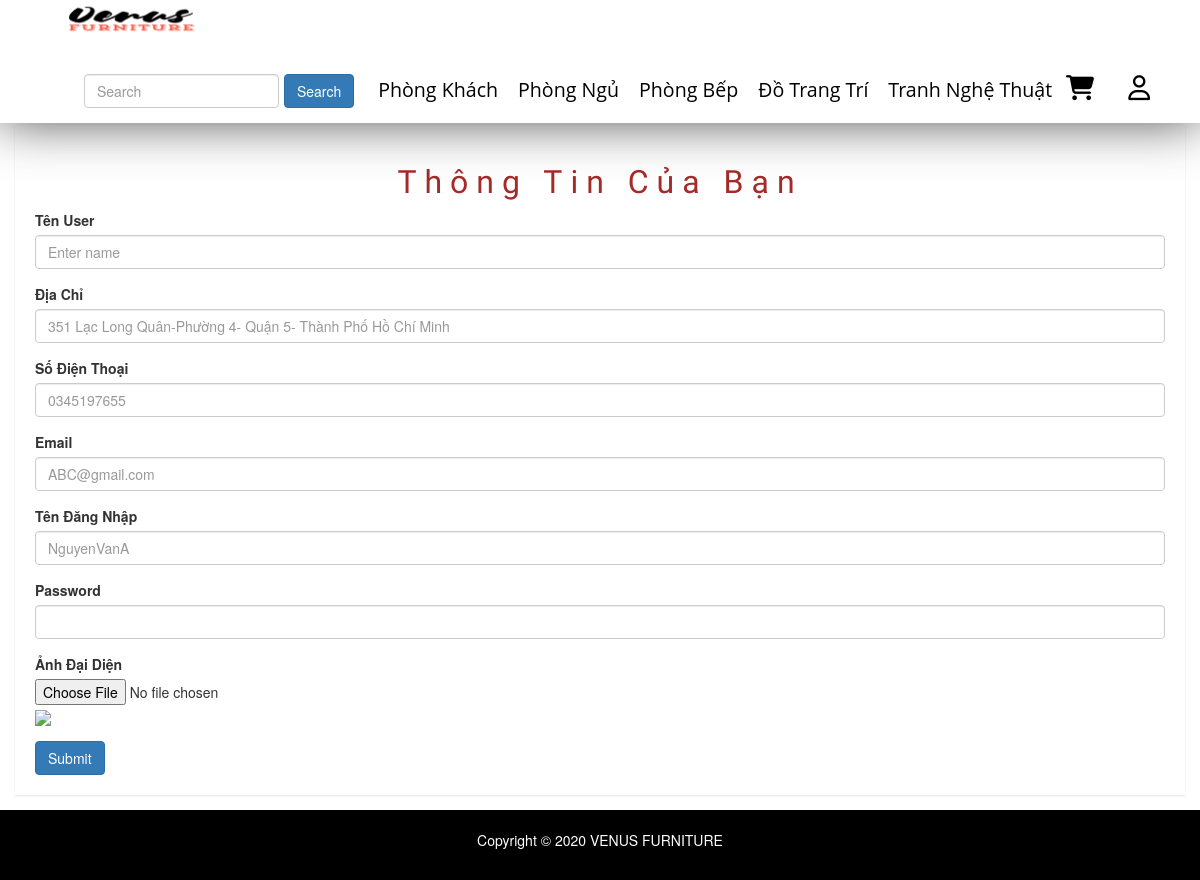
Page /public/pages/ho-so.php on the earlier database version.
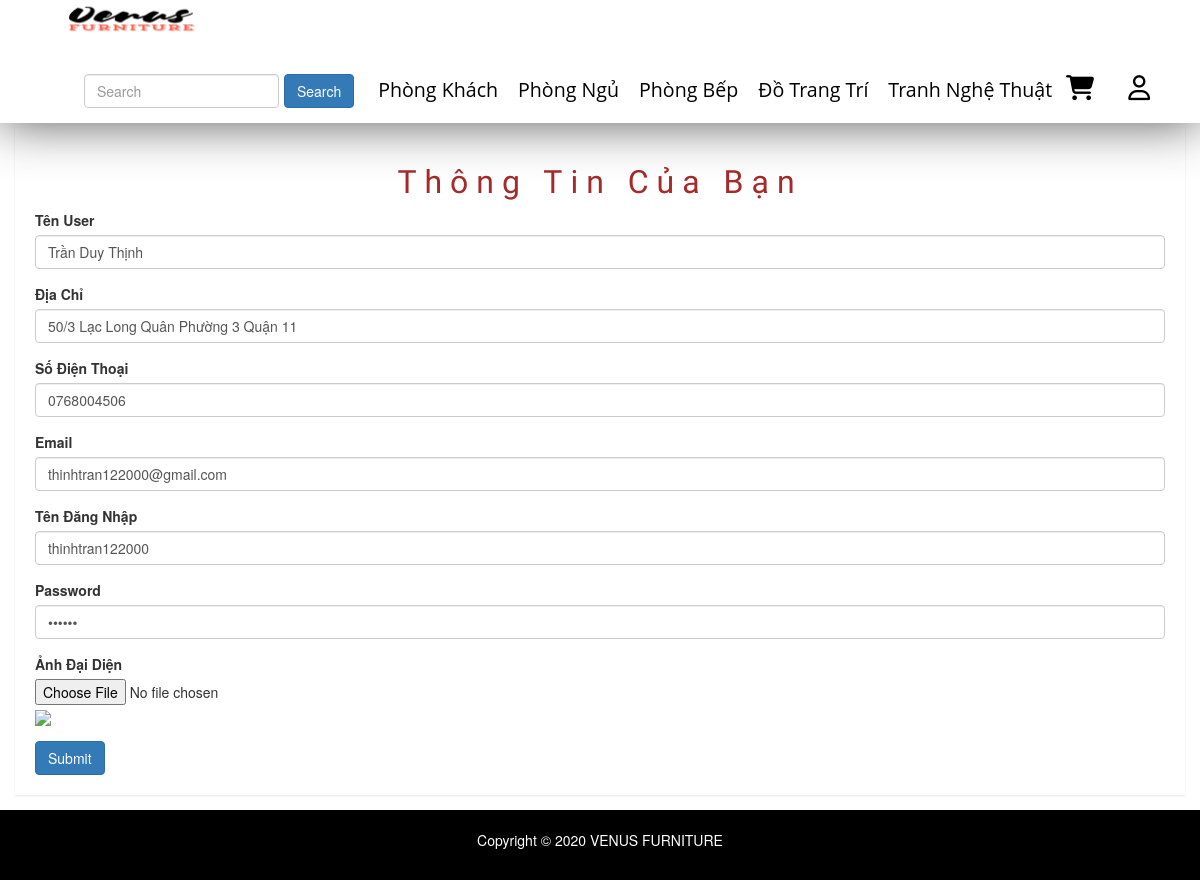
Same page on the later database version.
### tables this page shows
CREATE TABLE `users` (
  `id` int(50) NOT NULL,
  `name` varchar(100) DEFAULT NULL,
  `email` varchar(100) DEFAULT NULL,
  `address` varchar(100) DEFAULT NULL,
  `phone` char(15) DEFAULT NULL,
  `Account` varchar(100) NOT NULL,
  `password` varchar(100) DEFAULT NULL,
  `avatar` varchar(100) DEFAULT NULL,
  `status` tinyint(4) DEFAULT 1,
  `token` varchar(50) DEFAULT NULL,
  `created_at` timestamp NULL DEFAULT NULL,
  `updata_up` timestamp NULL DEFAULT NULL ON UPDATE current_timestamp()
);

### libraries/Database.php (called while the page is built, shortened)
<?php
class DataProvider
{
	public static function ExecuteQuery($sql)
	{
		try{
			$connection = mysqli_connect("localhost","root","", "web_noi_that");
			mysqli_query($connection, "set names 'utf8'");
			$result = mysqli_query($connection, $sql);
			return $result;
		}catch(Exception $ex)
		{
			return null;
		}
    }
}
?>

### public/pages/ho-so.php (the view, shortened to what this page needs)
<?php
require_once __DIR__ . "/../../layouts/header.php";
?>
<div class="product-status mg-tb-15">
    <div class="container-fluid">
        <div class="row">
            <div class="col-lg-12 col-md-12 col-sm-12 col-xs-12">
                <div class="product-status-wrap">
                    <h2 class="text-center"> Thông Tin Của Bạn </h2>
                    <form action="" method="post" enctype="multipart/form-data" id="USedit">
                        <?php
                        try {
                            $sql = "SELECT * FROM users";
                            $result = DataProvider::ExecuteQuery($sql);
                            $row = mysqli_fetch_array($result);
                        } catch (Exception $ex) {
                            echo "Không thể mở CSDL";
                        }
                        ?>
                        <div class="form-group">
                            <label>Tên User</label>
                            <input type="text" class="form-control" placeholder="Enter name" name="TenUS" value="<?php echo $row['name'] ?>" required minlength="3">
                        </div>
                        <div class="form-group">
                            <label>Địa Chỉ</label>
                            <input type="text" class="form-control" placeholder="351 Lạc Long Quân-Phường 4- Quận 5- Thành Phố Hồ Chí Minh" name="address" value="<?php echo $row['address'] ?>" required>
                        </div>
                        <div class="form-group">
                            <label>Số Điện Thoại</label>
                            <input
                               type="text"  class="form-control" placeholder="0345197655" name="phone" value="<?php echo $row['phone'] ?>"  pattern="(\+84|0)\d{9,10}"  title="Nhập số điện thoại từ 10 đến 11 số" required>
                        </div>
                        <div class="form-group">
                            <label>Email</label>
                            <input type="email" class="form-control" placeholder="ABC@gmail.com" name="email" value="<?php echo $row['email'] ?>" required>
                        </div>
                        <div class="form-group">
                            <label>Tên Đăng Nhập</label>
                            <input type="text" class="form-control" placeholder="NguyenVanA" name="account" value="<?php echo $row['Account'] ?>" required>
                        </div>
                        <div class="form-group">
                            <label>Password</label>
                            <input type="password" class="form-control" placeholder="" name="password" value="<?php echo $row['password'] ?>" required minlength="8">
                        </div>
                        <div class="form-group">
                            <label for="exampleFormControlFile1">Ảnh Đại Diện</label>
                            <input type="file" class="form-control-file" id="exampleFormControlFile1" name="Hinh" >
                            <img src="/TTT/admin/modules/users/img_users/<?php echo $row['avatar'] ?>" >
                        </div>
                        <button type="submit" class="btn btn-primary">Submit</button>
                    </form>
                </div>
            </div>
        </div>
    </div>
</div>
<?php
require_once __DIR__ . "/../../layouts/footer.php" ?>

Differences in the rows shown:
added users: TenUS "Trần Duy Thịnh", address "50/3 Lạc Long Quân Phường 3 Quận 11", phone "0768004506", email "thinhtran122000@gmail.com", account "thinhtran122000"
